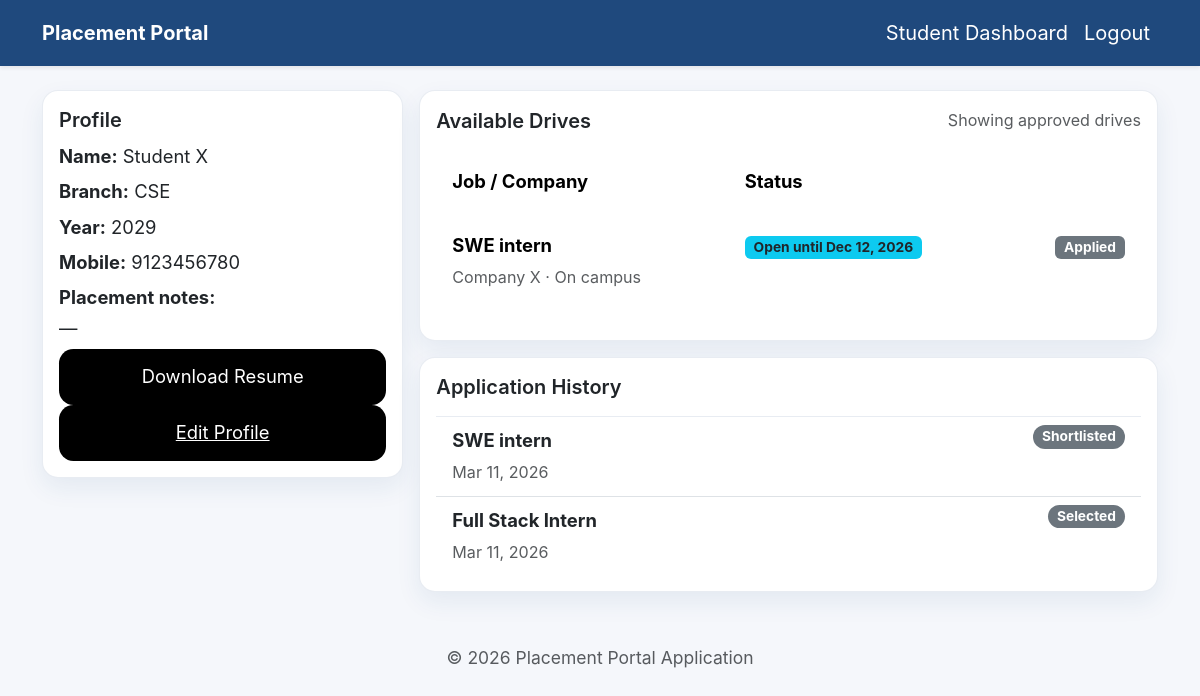
Screenshot of /student/dashboard (signed in) with the database file from the repository.
### models.py (models this page shows, shortened)
class User(UserMixin, db.Model):
    __tablename__ = "user"
    id = db.Column(db.Integer, primary_key=True)
    email = db.Column(db.String(150), unique=True, nullable=False)
    password_hash = db.Column(db.String(128), nullable=False)
    full_name = db.Column(db.String(140))
    role = db.Column(db.String(32), default="student")
    is_active = db.Column(db.Boolean, default=True)
    created_at = db.Column(db.DateTime, default=datetime.utcnow)
    student_profile = db.relationship(
        "StudentProfile", back_populates="user", uselist=False
    )
    company_profile = db.relationship(
        "CompanyProfile", back_populates="user", uselist=False
    )
    @property
    def password(self):
        raise AttributeError("Password is write-only.")
    @property
    def is_admin(self):
        return self.role == "admin"
    @property
    def is_company(self):
        return self.role == "company"

class StudentProfile(db.Model):
    id = db.Column(db.Integer, primary_key=True)
    user_id = db.Column(db.Integer, db.ForeignKey("user.id"), unique=True)
    branch = db.Column(db.String(120))
    graduation_year = db.Column(db.Integer)
    mobile = db.Column(db.String(20))
    resume_filename = db.Column(db.String(255))
    placement_history = db.Column(db.Text)
    is_blacklisted = db.Column(db.Boolean, default=False)
    user = db.relationship("User", back_populates="student_profile")
    applications = db.relationship("Application", back_populates="student")

class PlacementDrive(db.Model):
    id = db.Column(db.Integer, primary_key=True)
    company_id = db.Column(db.Integer, db.ForeignKey("company_profile.id"))
    job_title = db.Column(db.String(200), nullable=False)
    job_description = db.Column(db.Text, nullable=False)
    eligibility = db.Column(db.Text)
    application_deadline = db.Column(db.Date, nullable=False)
    status = db.Column(db.String(32), default="Pending")
    location = db.Column(db.String(150))
    salary = db.Column(db.String(120))
    created_at = db.Column(db.DateTime, default=datetime.utcnow)
    company = db.relationship("CompanyProfile", back_populates="drives")
    applications = db.relationship("Application", back_populates="drive")

class CompanyProfile(db.Model):
    id = db.Column(db.Integer, primary_key=True)
    user_id = db.Column(db.Integer, db.ForeignKey("user.id"), unique=True)
    name = db.Column(db.String(180), nullable=False)
    hr_contact = db.Column(db.String(120))
    website = db.Column(db.String(200))
    description = db.Column(db.Text)
    approval_status = db.Column(db.String(32), default="Pending")
    is_blacklisted = db.Column(db.Boolean, default=False)
    user = db.relationship("User", back_populates="company_profile")
    drives = db.relationship("PlacementDrive", back_populates="company")

class Application(db.Model):
    __tablename__ = "application"
    __table_args__ = (
        db.UniqueConstraint("student_id", "drive_id", name="u_student_drive"),
    )
    id = db.Column(db.Integer, primary_key=True)
    student_id = db.Column(db.Integer, db.ForeignKey("student_profile.id"))
    drive_id = db.Column(db.Integer, db.ForeignKey("placement_drive.id"))
    application_date = db.Column(db.DateTime, default=datetime.utcnow)
    status = db.Column(
        db.String(32), default="Applied"
    )  # Applied / Shortlisted / Selected / Rejected
    remarks = db.Column(db.Text)
    student = db.relationship("StudentProfile", back_populates="applications")
    drive = db.relationship("PlacementDrive", back_populates="applications")

### app.py (the view)
    @app.route("/student/dashboard")
    @student_required
    def student_dashboard():
        profile = current_user.student_profile
        d = "27/02/2026"
        if not profile:
            flash("Complete your profile first.", "warning")
            return redirect(url_for("student_profile"))
        approved_drives = (
            PlacementDrive.query.filter_by(status="Approved")
            .filter(PlacementDrive.application_deadline >= date.today())
            .order_by(PlacementDrive.application_deadline)
            .all()
        )
        applied_ids = {application.drive_id for application in profile.applications}
        history = sorted(
            profile.applications, key=lambda item: item.application_date, reverse=True
        )
        return render_template(
            "student/dashboard.html",
            profile=profile,
            available_drives=approved_drives,
            applied_ids=applied_ids,
            history=history,
            date = d
        )

### app.py (called while the page is built)
def role_required(role):
    def decorator(view):
        @wraps(view)
        def wrapped_view(*args, **kwargs):
            if not current_user.is_authenticated or current_user.role != role:
                flash("Access denied. Please log in with the correct account.", "warning")
                return redirect(url_for("login"))
            if not current_user.is_active:
                flash("Your account is deactivated. Contact the institute.", "danger")
                return redirect(url_for("login"))
            return view(*args, **kwargs)
        return wrapped_view
    return decorator

### templates/student/dashboard.html (shortened to what this page needs)
{% extends 'base.html' %}
{% block content %}
  <div class="row g-3">
    <div class="col-lg-4">
      <div class="card p-3">
        <h5>Profile</h5>
        <p class="mb-1"><strong>Name:</strong> {{ current_user.full_name }}</p>
        <p class="mb-1"><strong>Branch:</strong> {{ profile.branch or '—' }}</p>
        <p class="mb-1"><strong>Year:</strong> {{ profile.graduation_year or '—' }}</p>
        <p class="mb-1"><strong>Mobile:</strong> {{ profile.mobile or '—' }}</p>
        <p class="mb-1"><strong>Placement notes:</strong><br />{{ profile.placement_history or '—' }}</p>
        {% if profile.resume_filename %}
          <a href="{{ url_for('serve_resume', filename=profile.resume_filename) }}" class="btn btn-outline-primary btn-sm">Download Resume</a>
        {% endif %}
        <a class="btn btn-link btn-sm" href="{{ url_for('student_profile') }}">Edit Profile</a>
      </div>
    </div>
    <div class="col-lg-8">
      <div class="card p-3 mb-3">
        <div class="d-flex justify-content-between align-items-center">
          <h5 class="mb-0">Available Drives</h5>
          <small class="text-muted">Showing approved drives</small>
        </div>
        {% if available_drives %}
          <div class="table-responsive">
            <table class="table table-borderless mt-3">
              <thead>
                <tr>
                  <th>Job / Company</th>
                  <th>Status</th>
                  <th></th>
                </tr>
              </thead>
              <tbody>
                {% for drive in available_drives %}
                  <tr>
                    <td>
                      <strong>{{ drive.job_title }}</strong><br />
                      <small class="text-muted">{{ drive.company.name }} &middot; {{ drive.location or 'Hybrid/Remote' }}</small>
                    </td>
                    <td><span class="badge bg-info text-dark">Open until {{ drive.application_deadline.strftime('%b %d, %Y') }}</span></td>
                    <td class="text-end">
                      {% if drive.id in applied_ids %}
                        <span class="badge bg-secondary">Applied</span>
                      {% else %}
                        <form method="post" action="{{ url_for('student_apply', drive_id=drive.id) }}">
                          <button class="btn btn-sm btn-primary" type="submit">Apply</button>
                        </form>
                      {% endif %}
                    </td>
                  </tr>
                {% endfor %}
              </tbody>
            </table>
          </div>
        {% else %}
          <p class="text-muted">No approved drives are open right now.</p>
        {% endif %}
      </div>
      <div class="card p-3">
        <h5 class="mb-3">Application History</h5>
        {% if history %}
          <ul class="list-group list-group-flush">
            {% for application in history %}
              <li class="list-group-item d-flex justify-content-between align-items-start">
                <div>
                  <strong>{{ application.drive.job_title }}</strong><br />
                  <small class="text-muted">{{ application.application_date.strftime('%b %d, %Y') }}</small>
                </div>
                <span class="badge bg-secondary badge-pill">{{ application.status }}</span>
              </li>
            {% endfor %}
          </ul>
        {% else %}
          <p class="text-muted mb-0">No applications sent yet.</p>
        {% endif %}
      </div>
    </div>
  </div>
{% endblock %}

### static/css/site.css (style rules this page uses)
:root { --bg: #f5f7fb; --card: #ffffff; --text: #0f172a; --muted: #556073; --primary: #1f497d; --accent: #0d9d5d; --border: rgba(31, 73, 125, 0.1); }
* { box-sizing: border-box; }
body { font-family: 'Inter', 'Segoe UI', system-ui, sans-serif; background-color: var(--bg); margin: 0; color: var(--text); font-size: 1.25rem; line-height: 1.7; }
.card, .card .table, .table th, .table td, .alert { font-size: 1.15rem; }
.card { background: var(--card); border: 1px solid var(--border); border-radius: 1rem; box-shadow: 0 10px 25px rgba(31, 73, 125, 0.08); padding: 1.75rem; }
h2, h3, h4, h5 { font-weight: 600; line-height: 1.3; }
.table thead { background: rgba(31, 73, 125, 0.04); }
.table th, .table td { font-size: 1.15rem; padding: 1rem; }
.card small { color: var(--muted); }
.badge-pill { border-radius: 999px; }
.btn-outline-primary { border-radius: 0.9rem; background-color: #000; color: #fff; border: none; }
.btn { font-size: 1.15rem; padding: 0.9rem 2rem; background-color: #000; color: #fff !important; border: none; border-radius: 0.9rem; }

### rows the page displays
User: full_name "Student X"
StudentProfile: branch "CSE", graduation_year "2029", mobile "9123456780", placement_history "—"
PlacementDrive: job_title "SWE intern", company.name "Company X", location "On campus", application_deadline "Dec 12, 2026", shows "Applied"
Application: drive.job_title "SWE intern", application_date "Mar 11, 2026", status "Shortlisted"
Application: drive.job_title "Full Stack Intern", application_date "Mar 11, 2026", status "Selected"
